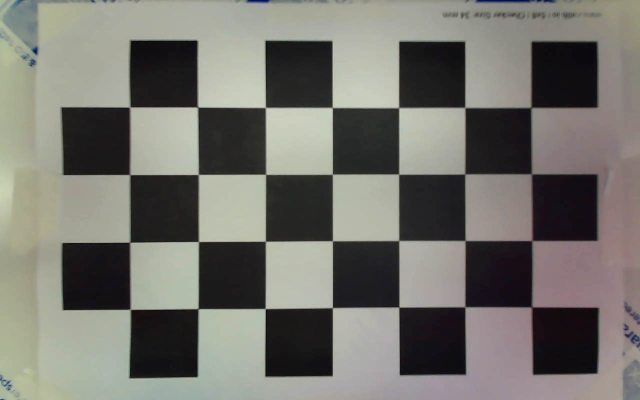
#> input picture w3_calibration/calibration_images/calibration_image_00.jpg, 1280 x 800 px (shown at 1/2 size); its folder holds 5 pictures in this run; the run also reads 1 picture not shown here
$ python w3_calibration.py
#> lines starting #> are read from the running program, lines starting #| are printed output that depends on the picture; after the words box and inside, x2 and y2 are one past the last pixel; in counts of white or black regions, pixels touching at a corner belong together
import cv2
import numpy as np
import glob

# Step 1: Prepare object points
# Define the chessboard size (number of internal corners)
chessboard_size = (4, 7)  # Adjust based on your calibration board
square_size = 34.0  # Size of a square in your defined unit (e.g., 1.0 for meters or mm)

# Prepare the object points for a standard chessboard
objp = np.zeros((chessboard_size[0] * chessboard_size[1], 3), np.float32)
objp[:, :2] = np.mgrid[0 : chessboard_size[0], 0 : chessboard_size[1]].T.reshape(-1, 2)
objp *= square_size

# Arrays to store object points and image points from all the images
objpoints = []  # 3D points in the real world
imgpoints = []  # 2D points in the image plane

# Step 2: Load calibration images
images = glob.glob("./calibration_images/*.jpg")  # Adjust the path as needed

for fname in images:
    img = cv2.imread(fname)
#> img is the input picture: shape (800, 1280, 3); mean B, G, R 109.7, 116, 117.2
    gray = cv2.cvtColor(img, cv2.COLOR_BGR2GRAY)
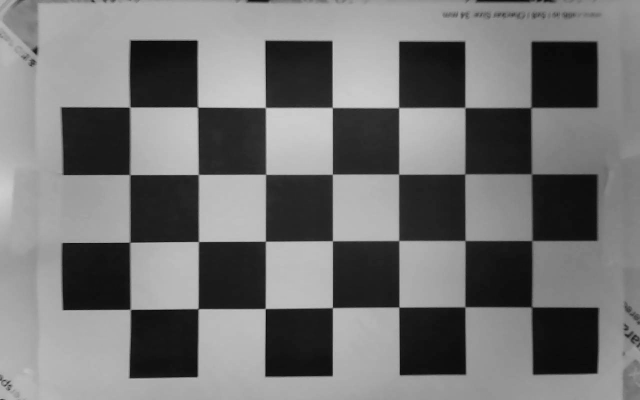
#> gray: shape (800, 1280) (shown at 1/2 size); min 0, max 212, mean 115.6

    # Step 3: Find the chessboard corners
    ret, corners = cv2.findChessboardCorners(gray, chessboard_size, None)
#> ret = True; corners = 28 rows, first 8: [1062.5, 215.5], [1064.5, 347.5], [1063.5, 480.5], [1063.5, 614], [928.3, 217.5], [930, 348.5], [930.5, 481.5], [931, 614.5]

    if ret:
        objpoints.append(objp)  # Add object points
        imgpoints.append(corners)  # Add image points

        # Optional: Draw and display the corners for visualization
        cv2.drawChessboardCorners(img, chessboard_size, corners, ret)
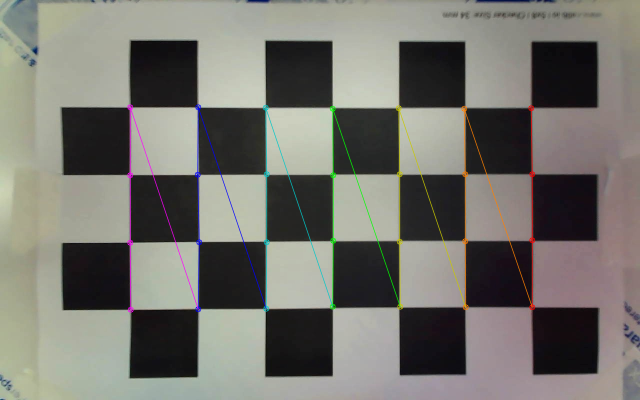
#> img: shape (800, 1280, 3) (shown at 1/2 size); 1.75% of pixels changed, all inside (x1, y1, x2, y2) = (254, 208, 1071, 626)
        cv2.imshow("Chessboard", img)
        cv2.waitKey(500)
        output_fname = fname.replace(
            ".jpg", "_corners_detected.jpg"
        )  # Adjust extension if necessary
        cv2.imwrite(output_fname, img)
#> pass 2 of the loop `for fname in images:`:
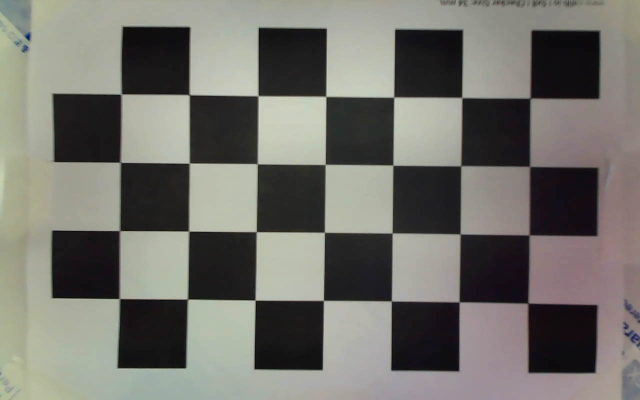
#> input picture w3_calibration/calibration_images/calibration_image_01.jpg, 1280 x 800 px (shown at 1/2 size)
#> img is the input picture: shape (800, 1280, 3); mean B, G, R 108.1, 114.2, 115.4
#> `gray = cv2.cvtColor(img, cv2.COLOR_BGR2GRAY)`:
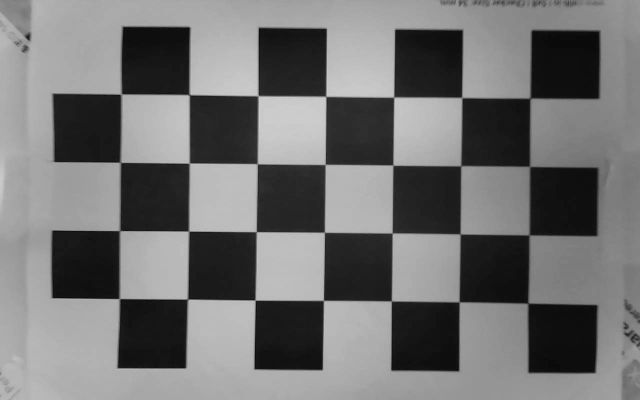
#> gray: shape (800, 1280) (shown at 1/2 size); min 0, max 217, mean 113.9
#> corners = 28 rows, first 8: [1060.5, 196.5], [1060, 333], [1059, 470], [1056.5, 607], [924, 196], [922.5, 332], [921.8, 466.5], [919, 604.5]
#> `cv2.drawChessboardCorners(img, chessboard_size, corners, ret)`:
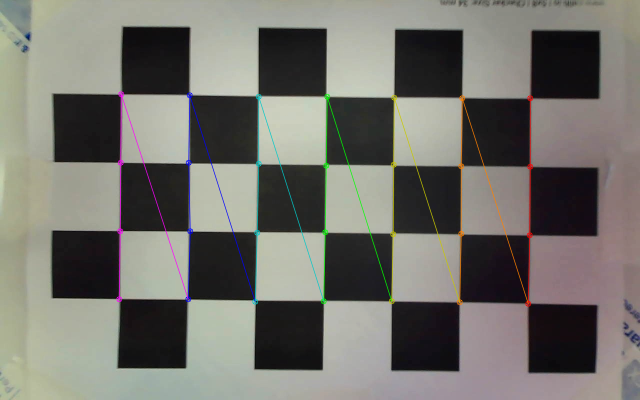
#> img: shape (800, 1280, 3) (shown at 1/2 size); 1.79% of pixels changed, all inside (x1, y1, x2, y2) = (232, 182, 1067, 614)
#> pass 3 of the loop `for fname in images:`:
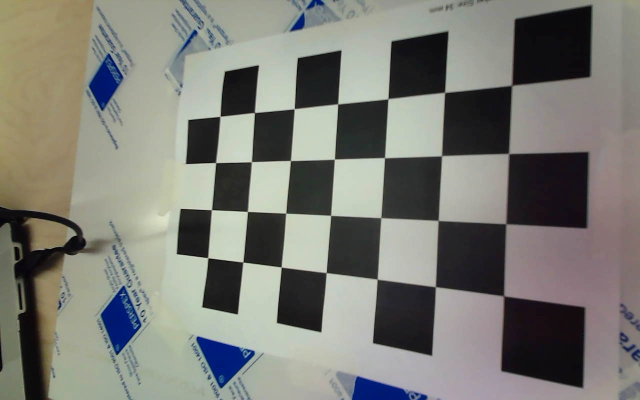
#> input picture w3_calibration/calibration_images/calibration_image_02.jpg, 1280 x 800 px (shown at 1/2 size)
#> img is the input picture: shape (800, 1280, 3); mean B, G, R 117.4, 124.3, 124.2
#> `gray = cv2.cvtColor(img, cv2.COLOR_BGR2GRAY)`:
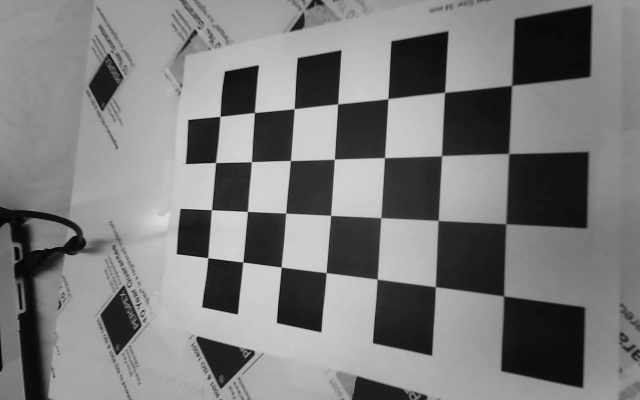
#> gray: shape (800, 1280) (shown at 1/2 size); min 0, max 232, mean 123.5
#> corners = 28 rows, first 8: [1024, 171], [1018.5, 307.5], [1012, 448.5], [1008, 592], [890, 185.5], [882.5, 310.9], [877.7, 439.5], [869.5, 572.6]
#> `cv2.drawChessboardCorners(img, chessboard_size, corners, ret)`:
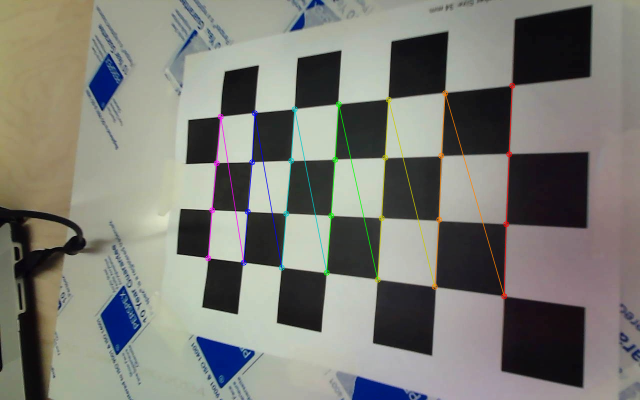
#> img: shape (800, 1280, 3) (shown at 1/2 size); 1.54% of pixels changed, all inside (x1, y1, x2, y2) = (410, 165, 1031, 599)
#> the loop made 5 passes; the first 3 are shown

cv2.destroyAllWindows()

# Step 4: Perform camera calibration
ret, camera_matrix, dist_coeffs, rvecs, tvecs = cv2.calibrateCamera(
    objpoints, imgpoints, gray.shape[::-1], None, None
)

# Step 5: Display results
print("Camera Matrix:\n", camera_matrix)
print("\nDistortion Coefficients:\n", dist_coeffs)

# Step 6: Save the calibration results
np.savez(
    "calibration_data.npz",
    camera_matrix=camera_matrix,
    dist_coeffs=dist_coeffs,
    rvecs=rvecs,
    tvecs=tvecs,
)

# Step 7: Use the calibration results to undistort an image
img = cv2.imread(
    "./calibration_images/calibration_image_01.jpg"
)  # Replace with an image to undistort
# img = cv2.cvtColor()
h, w = img.shape[:2]
#> h = 800; w = 1280
new_camera_matrix, roi = cv2.getOptimalNewCameraMatrix(
    camera_matrix, dist_coeffs, (w, h), 1, (w, h)
)

# Undistort the image
undistorted_img = cv2.undistort(
    img, camera_matrix, dist_coeffs, None, new_camera_matrix
)
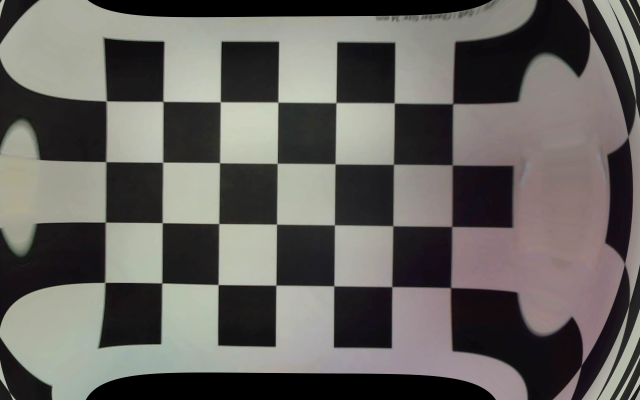
#> undistorted_img: shape (800, 1280, 3) (shown at 1/2 size); mean B, G, R 94.3, 98.2, 100.8


# Crop the image (optional, based on ROI)
x, y, w, h = roi
undistorted_img = undistorted_img[y : y + h, x : x + w]
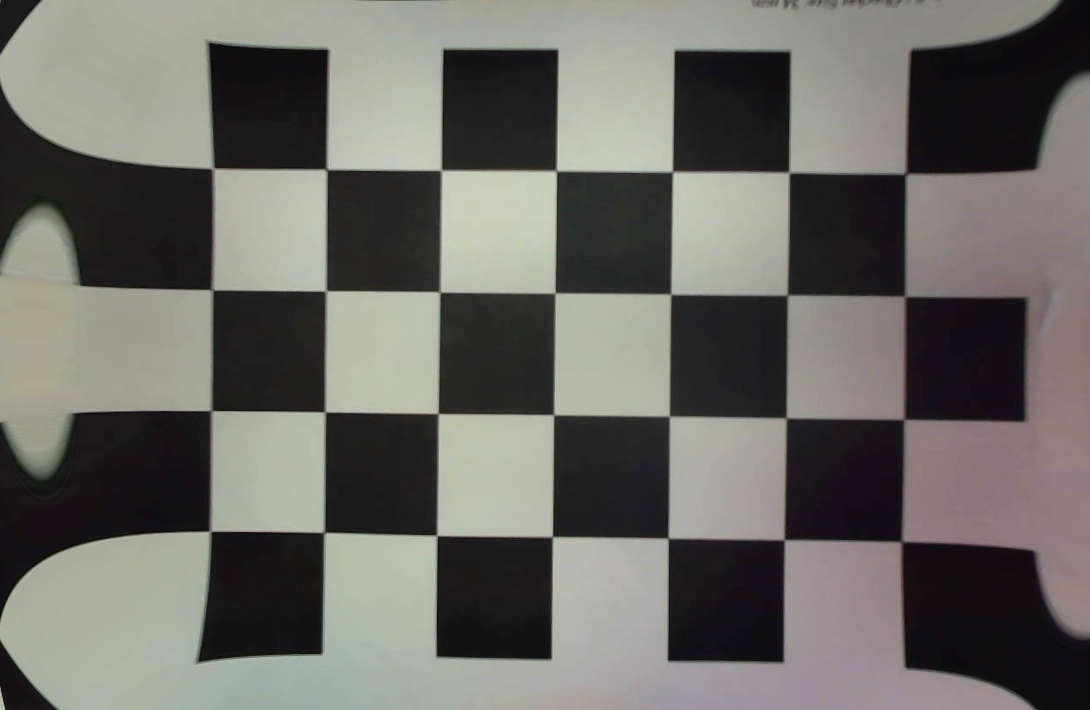
#> undistorted_img: shape (710, 1090, 3); mean B, G, R 101.6, 106.4, 107.8

mean_error = 0
for i in range(len(objpoints)):
    imgpoints2, _ = cv2.projectPoints(
        objpoints[i], rvecs[i], tvecs[i], camera_matrix, dist_coeffs
    )
    error = cv2.norm(imgpoints[i], imgpoints2, cv2.NORM_L2) / len(imgpoints2)
    mean_error += error

print("total error: {}".format(mean_error / len(objpoints)))

# Display the original and undistorted images
cv2.imshow("Original Image", img)
cv2.imshow("Undistorted Image", undistorted_img)

cv2.imwrite("original_img.jpg", img)
cv2.imwrite("undistorted_img.jpg", undistorted_img)

cv2.waitKey(0)
cv2.destroyAllWindows()
